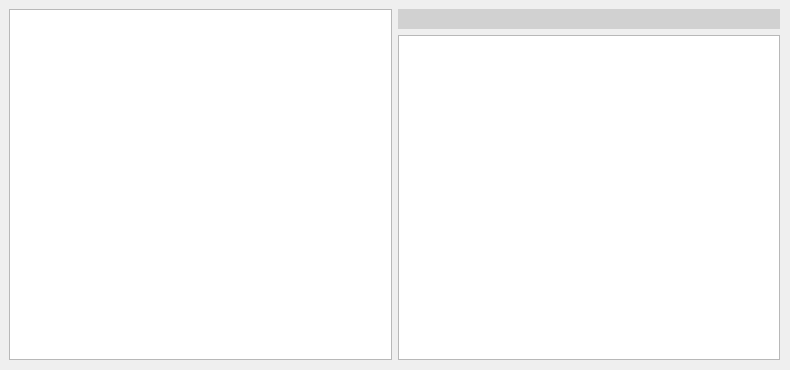
<?xml version="1.0" encoding="UTF-8"?>
<ui version="4.0">
 <class>Dialog</class>
 <widget class="QDialog" name="Dialog">
  <property name="geometry">
   <rect>
    <x>0</x>
    <y>0</y>
    <width>790</width>
    <height>370</height>
   </rect>
  </property>
  <property name="minimumSize">
   <size>
    <width>790</width>
    <height>370</height>
   </size>
  </property>
  <property name="windowTitle">
   <string>Saved Queries</string>
  </property>
  <widget class="QWidget" name="container_widget" native="true">
   <property name="geometry">
    <rect>
     <x>9</x>
     <y>9</y>
     <width>771</width>
     <height>351</height>
    </rect>
   </property>
   <layout class="QHBoxLayout" name="horizontalLayout">
    <property name="leftMargin">
     <number>0</number>
    </property>
    <property name="topMargin">
     <number>0</number>
    </property>
    <property name="rightMargin">
     <number>0</number>
    </property>
    <property name="bottomMargin">
     <number>0</number>
    </property>
    <item>
     <widget class="QTreeWidget" name="queries_tree">
      <attribute name="headerVisible">
       <bool>false</bool>
      </attribute>
      <column>
       <property name="text">
        <string notr="true">1</string>
       </property>
      </column>
     </widget>
    </item>
    <item>
     <widget class="QWidget" name="metadata_widget" native="true">
      <property name="minimumSize">
       <size>
        <width>0</width>
        <height>0</height>
       </size>
      </property>
      <layout class="QVBoxLayout" name="verticalLayout">
       <property name="leftMargin">
        <number>0</number>
       </property>
       <property name="topMargin">
        <number>0</number>
       </property>
       <property name="rightMargin">
        <number>0</number>
       </property>
       <property name="bottomMargin">
        <number>0</number>
       </property>
       <item>
        <widget class="QLabel" name="metadata_label">
         <property name="minimumSize">
          <size>
           <width>0</width>
           <height>20</height>
          </size>
         </property>
         <property name="maximumSize">
          <size>
           <width>16777215</width>
           <height>20</height>
          </size>
         </property>
         <property name="font">
          <font>
           <pointsize>10</pointsize>
           <weight>75</weight>
           <bold>true</bold>
          </font>
         </property>
         <property name="styleSheet">
          <string notr="true">background-color: rgb(209, 209, 209);</string>
         </property>
         <property name="text">
          <string/>
         </property>
         <property name="margin">
          <number>5</number>
         </property>
         <property name="indent">
          <number>5</number>
         </property>
        </widget>
       </item>
       <item>
        <widget class="QTreeWidget" name="metadata_tree">
         <attribute name="headerVisible">
          <bool>false</bool>
         </attribute>
         <column>
          <property name="text">
           <string notr="true">1</string>
          </property>
         </column>
        </widget>
       </item>
      </layout>
     </widget>
    </item>
   </layout>
  </widget>
 </widget>
 <resources/>
 <connections/>
</ui>
